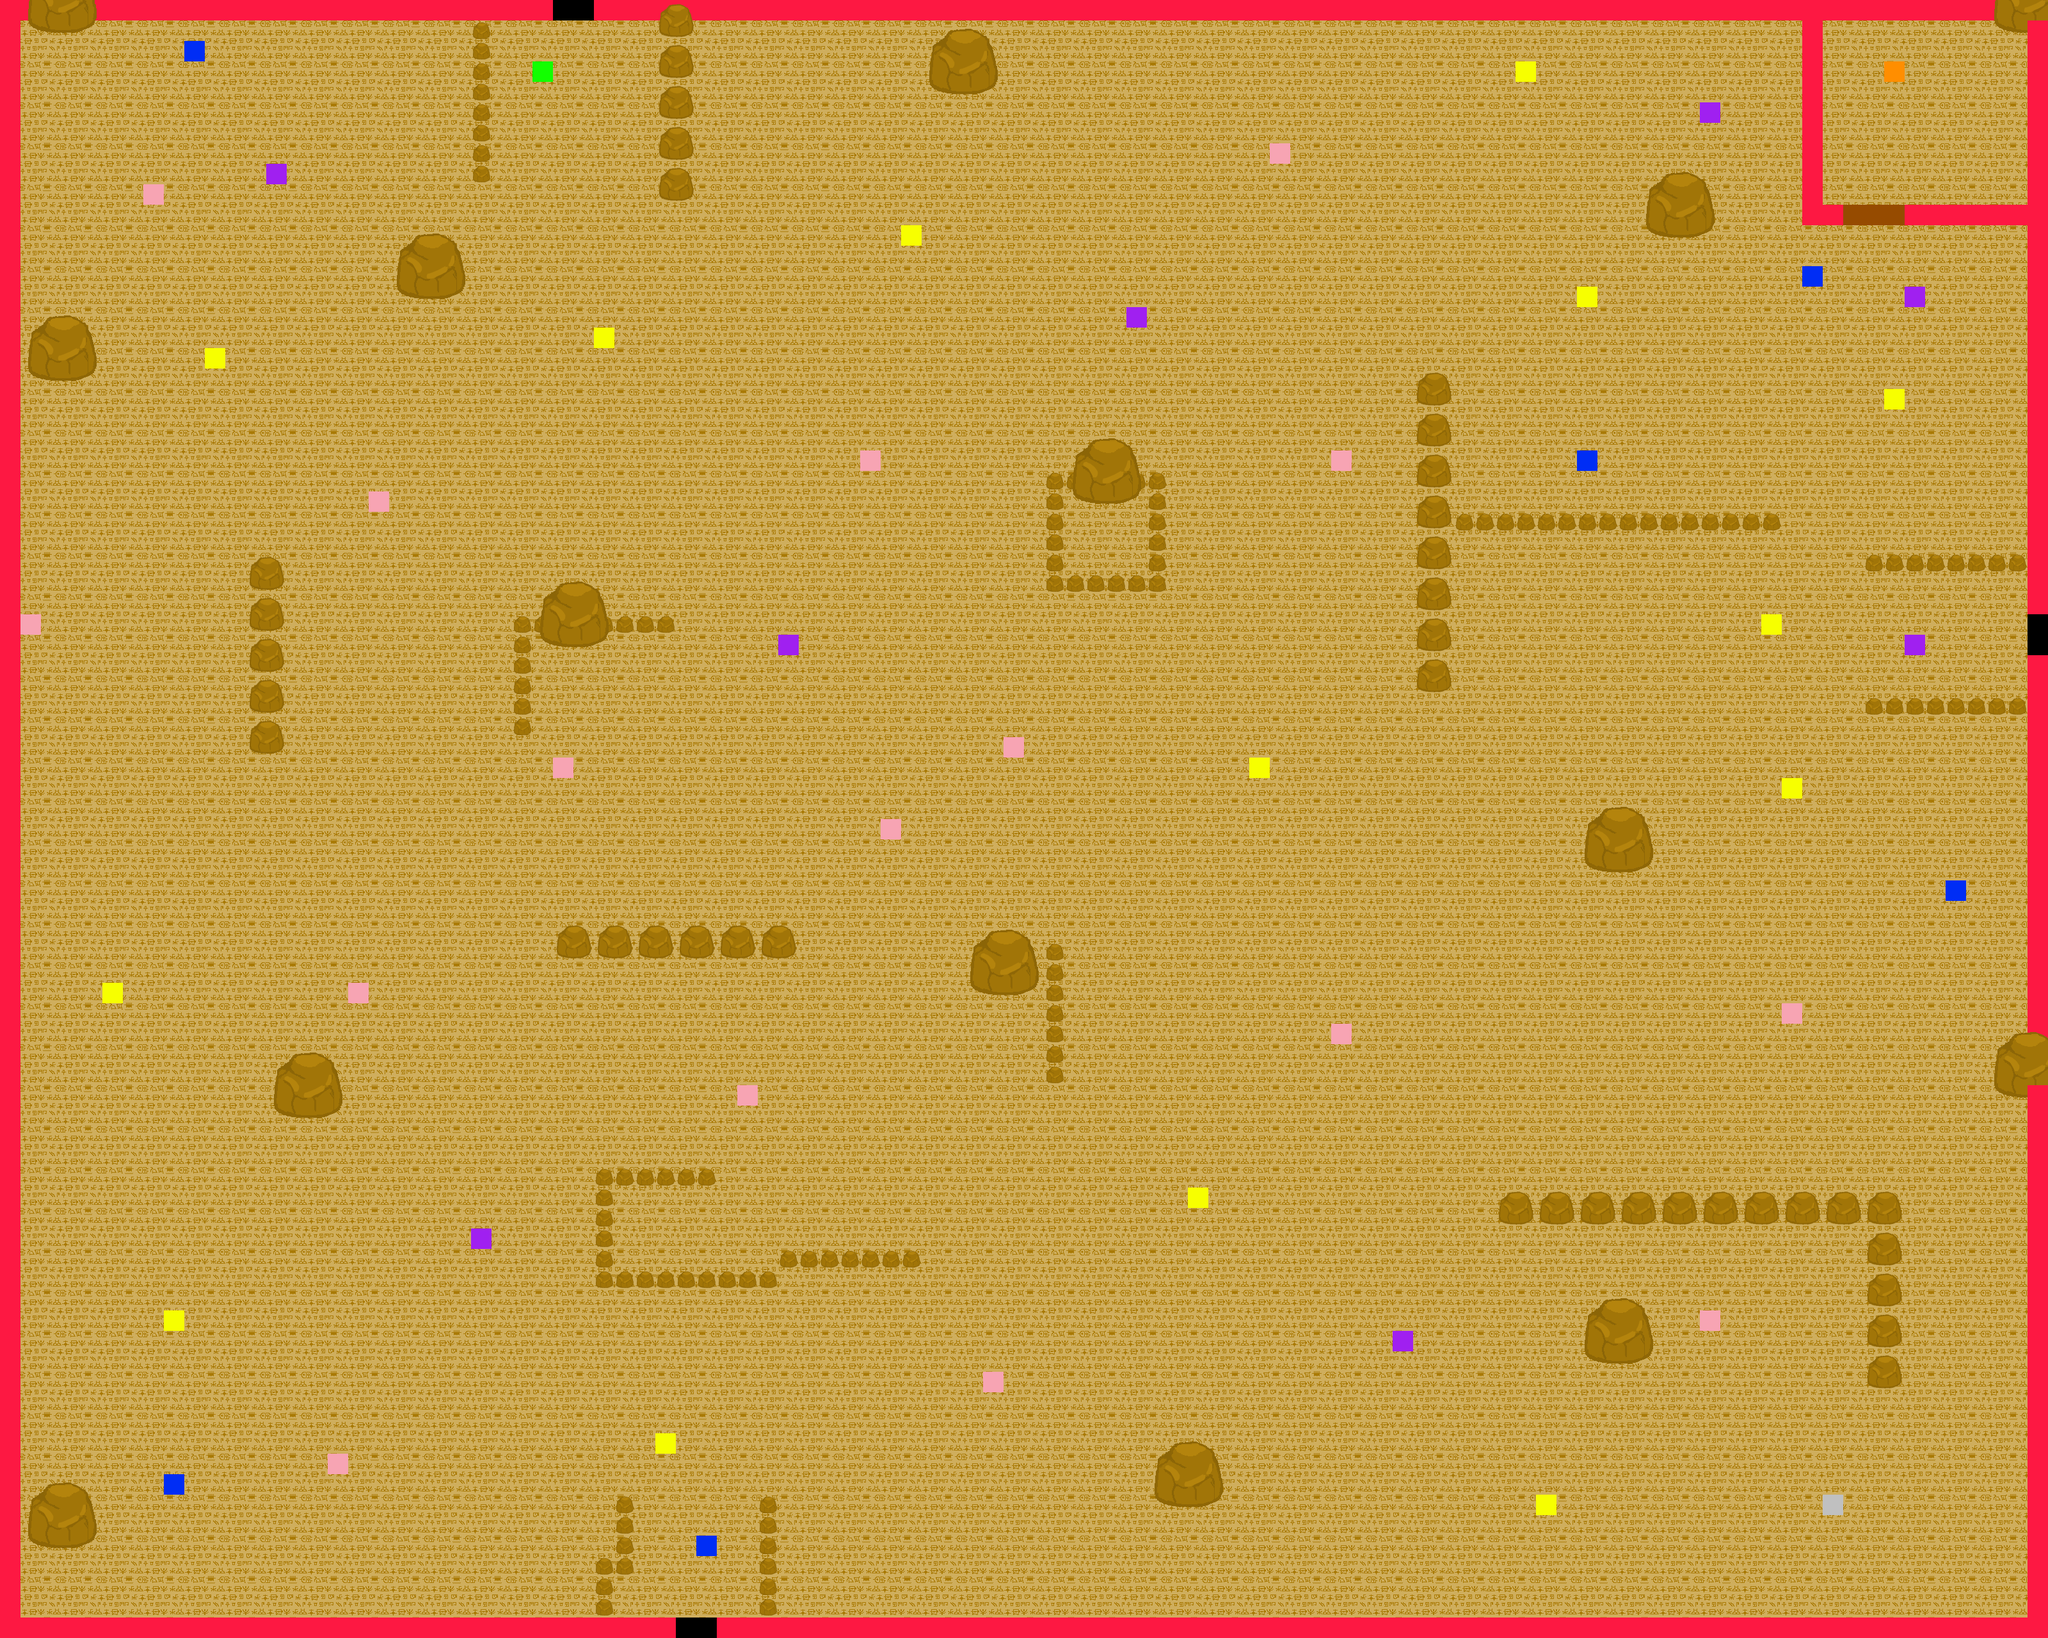

Tiled map render using the project's own tile images. Description and the map definition, with tile-layer contents summarised, below:
An orthogonal 100x80 tile map with 32x32 px tiles, 3 tile layers (base_floor, gate_and_border, ruin1_obstacles), 5 tilesets.

<map version="1.10" tiledversion="1.11.0" orientation="orthogonal" renderorder="right-down" width="100" height="80" tilewidth="32" tileheight="32" infinite="0" nextlayerid="4" nextobjectid="1">
 <editorsettings>
  <export target="ruin1_map_tiled_info.csv" format="csv" />
 </editorsettings>
 <tileset firstgid="1" source="../base_floor.tsx" />
 <tileset firstgid="5" source="../ruin1_border.tsx" />
 <tileset firstgid="21" source="../ruin1_gate.tsx" />
 <tileset firstgid="23" source="../ruin1_obstacles.tsx" />
 <tileset firstgid="1027" source="../gate_lock_scientist1.tsx" />
 <layer id="1" name="base_floor" width="100" height="80" locked="1">
  <data>[8000 cells, 8000 non-empty, 4 distinct tile ids]</data>
 </layer>
 <layer id="2" name="gate_and_border" width="100" height="80" locked="1">
  <data>[8000 cells, 376 non-empty, 17 distinct tile ids]</data>
 </layer>
 <layer id="3" name="ruin1_obstacles" width="100" height="80">
  <data>[8000 cells, 595 non-empty, 13 distinct tile ids]</data>
 </layer>
</map>
